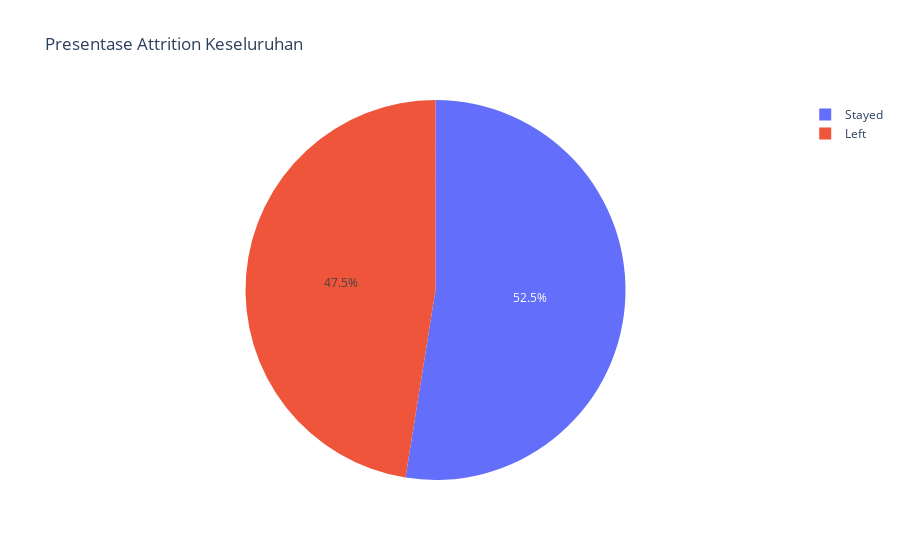

The notebook cell this image was saved under:
### Markdown cell above
### Jumlah Attrition

### Code cell
#melihat jumlah attrive employee yang dimana 0 sebagai tetap 1 sebagai keluar

attrive_persentage=dt[["Attrition"]].value_counts().reset_index() 
fig=px.pie(attrive_persentage,names="Attrition",values="count",title="Presentase Attrition Keseluruhan")
fig.show()

### Figure 1 — Plotly figure (JSON) as saved in the notebook; plotly's stock layout.template omitted (floating-point values rounded to 4 significant figures)
{"data": [{"domain": {"x": [0, 1], "y": [0, 1]}, "hovertemplate": "Attrition=%{label}<br>count=%{value}<extra></extra>", "labels": ["Stayed", "Left"], "legendgroup": "", "name": "", "showlegend": true, "type": "pie", "values": [39128, 35370]}], "layout": {"legend": {"tracegroupgap": 0}, "title": {"text": "Presentase Attrition Keseluruhan"}}}
